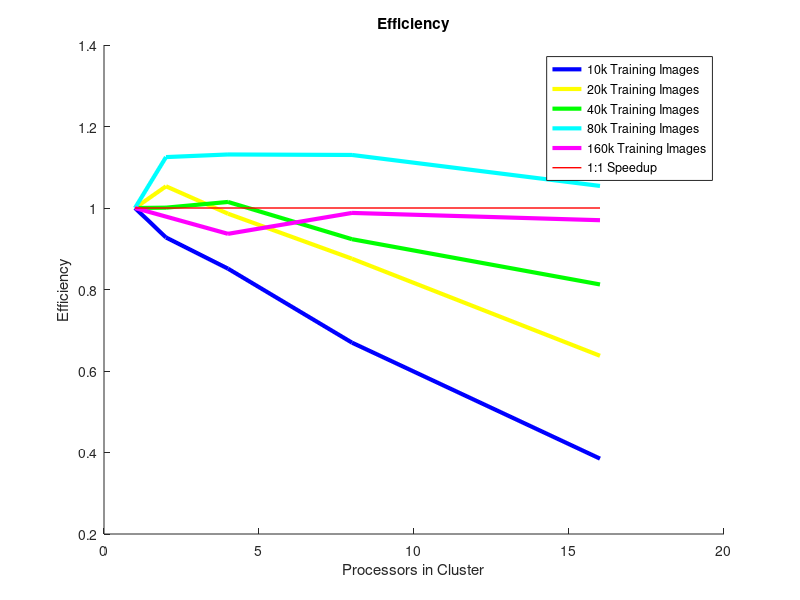
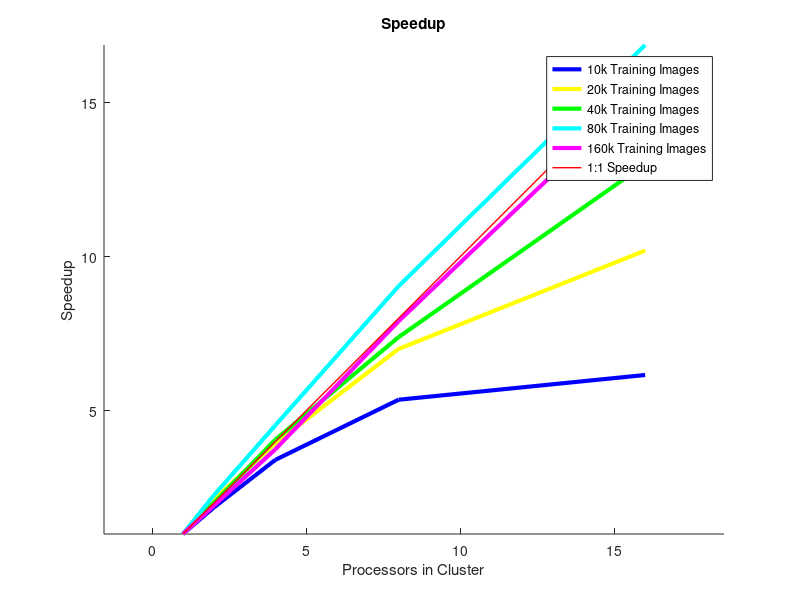

Here is the MATLAB script that generated these plots, in order:
processors = [1 2 4 8 16];processors2 = [1 4 8 16];k10_runtimes = [46.44 25.03 13.64 8.67 7.54];k20_runtimes = [103.81 49.28 26.32 14.82 10.18];k40_runtimes = [205.89 102.86 50.72 27.87 15.84];k80_runtimes = [468.88 208.40 103.61 51.86 27.80];k160_runtimes = [824, 219.94, 104.26, 53.09];k10_speedup = (repmat(k10_runtimes(1), 1, 5) ./ k10_runtimes);k10_efficiency = k10_speedup ./ processors;k20_speedup = (repmat(k20_runtimes(1), 1, 5) ./ k20_runtimes);k20_efficiency = k20_speedup ./ processors;k40_speedup = (repmat(k40_runtimes(1), 1, 5) ./ k40_runtimes);k40_efficiency = k40_speedup ./ processors;k80_speedup = (repmat(k80_runtimes(1), 1, 5) ./ k80_runtimes);k80_efficiency = k80_speedup ./ processors;k160_speedup = (repmat(k160_runtimes(1), 1, 4) ./ k160_runtimes);k160_efficiency = k160_speedup ./ processors2;f = figure;hold on;title('Efficiency');xlabel('Processors in Cluster');ylabel('Efficiency');plot(processors, k10_efficiency, 'Color', 'b', 'LineWidth', 3);plot(processors, k20_efficiency, 'Color', 'y', 'LineWidth', 3);plot(processors, k40_efficiency, 'Color', 'g', 'LineWidth', 3);plot(processors, k80_efficiency, 'Color', 'c', 'LineWidth', 3);plot(processors2, k160_efficiency, 'Color', 'm', 'LineWidth', 3);plot(processors, repmat([1], 1, 5), 'Color', 'r', 'LineWidth', 1);legend('10k Training Images', '20k Training Images',       '40k Training Images', '80k Training Images',       '160k Training Images', '1:1 Speedup');saveas(f, 'efficiency.png');g = figure;hold on;axis equal;title('Speedup');xlabel('Processors in Cluster');ylabel('Speedup');plot(processors, k10_speedup, 'Color', 'b', 'LineWidth', 3);plot(processors, k20_speedup, 'Color', 'y', 'LineWidth', 3);plot(processors, k40_speedup, 'Color', 'g', 'LineWidth', 3);plot(processors, k80_speedup, 'Color', 'c', 'LineWidth', 3);plot(processors2, k160_speedup, 'Color', 'm', 'LineWidth', 3);plot(processors, processors, 'Color', 'r', 'LineWidth', 1);legend('10k Training Images', '20k Training Images',       '40k Training Images', '80k Training Images',       '160k Training Images', '1:1 Speedup');saveas(g, 'speedup.png');